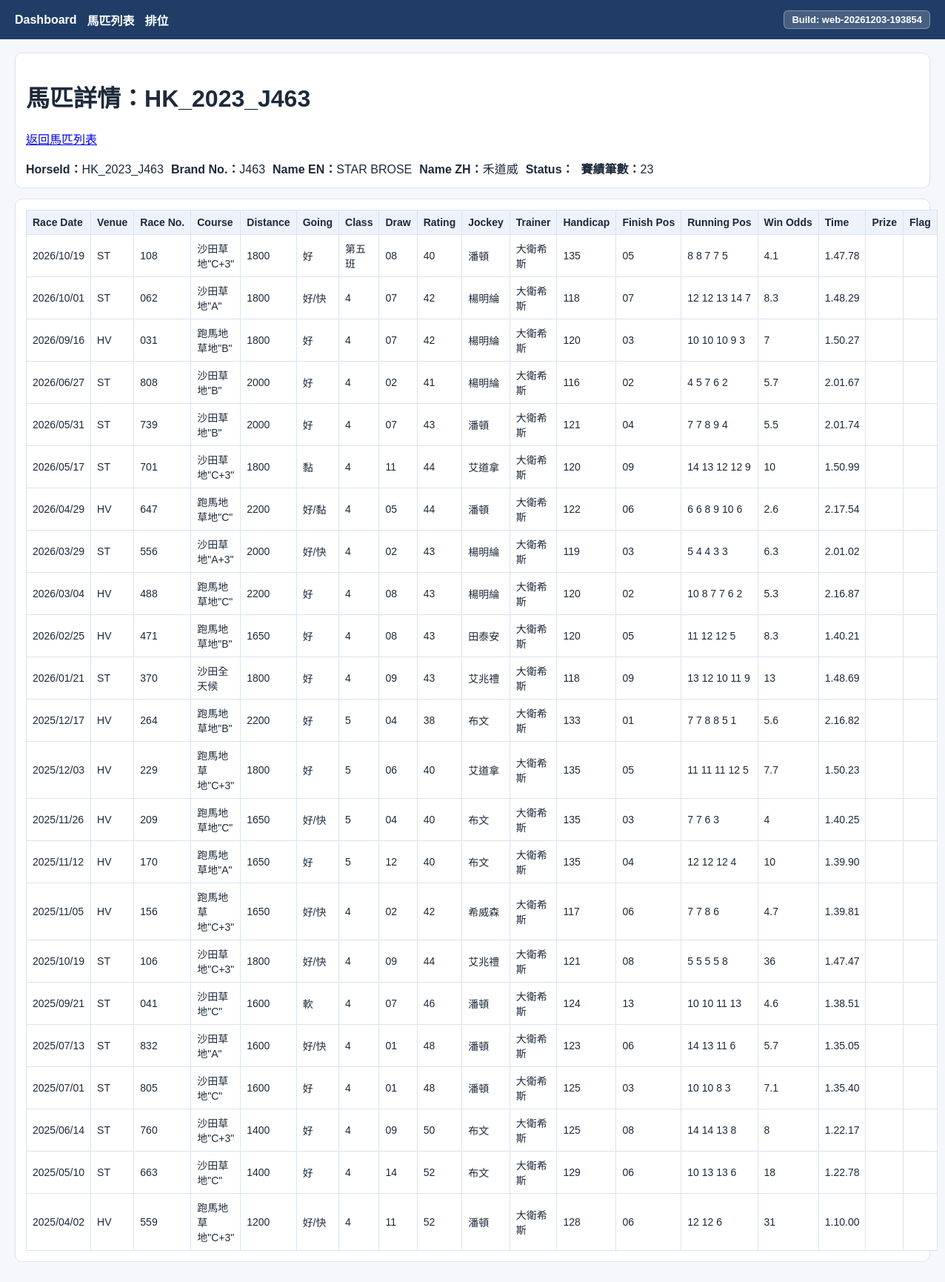
Page /horses/HK_2023_J463 on the committed database.
### tables this page shows
CREATE TABLE horses (
              id INTEGER PRIMARY KEY AUTOINCREMENT,
              horse_id TEXT NOT NULL UNIQUE,
              name_zh TEXT,
              name_en TEXT,
              status TEXT,
              created_at TEXT DEFAULT CURRENT_TIMESTAMP
            , brand_no TEXT);

CREATE TABLE race_records (
              id INTEGER PRIMARY KEY AUTOINCREMENT,
              horse_id TEXT NOT NULL,
              race_date TEXT NOT NULL,
              venue TEXT NOT NULL,
              race_no TEXT NOT NULL,
              course TEXT NOT NULL,
              distance TEXT NOT NULL,
              going TEXT NOT NULL,
              class_band TEXT NOT NULL,
              draw TEXT NOT NULL,
              rating TEXT NOT NULL,
              jockey TEXT NOT NULL,
              trainer TEXT NOT NULL,
              finish_pos TEXT NOT NULL,
              time TEXT NOT NULL,
              prize TEXT NOT NULL, running_pos TEXT NOT NULL DEFAULT '', win_odds TEXT NOT NULL DEFAULT '', handicap TEXT NOT NULL DEFAULT '', place_odds TEXT NOT NULL DEFAULT '', sectional_time TEXT NOT NULL DEFAULT '',
              UNIQUE(
                horse_id, race_date, venue, race_no, course, distance, going, class_band, draw,
                rating, jockey, trainer, finish_pos, time, prize
              )
            );

### racing/web_app.py (the view)
@app.get("/horses/<horse_id>")
def horse_detail(horse_id: str) -> str:
    init_db(DB_PATH)
    horse = fetch_horse_by_id(DB_PATH, horse_id)
    if horse is None:
        abort(404)
    records = fetch_race_records(DB_PATH, horse_id)
    status = get_horse_status(DB_PATH, horse_id)
    records_view = [
        {
            "race_date": format_race_date_display(r.race_date),
            "venue": r.venue,
            "race_no": r.race_no,
            "course": r.course,
            "distance": r.distance,
            "going": r.going,
            "class_band": r.class_band,
            "draw": r.draw,
            "rating": r.rating,
            "jockey": r.jockey,
            "trainer": r.trainer,
            "handicap": r.handicap,
            "finish_pos": r.finish_pos,
            "running_pos": r.running_pos,
            "win_odds": r.win_odds,
            "time": r.time,
            "prize": r.prize,
            "flag": status,
        }
        for r in records
    ]
    return render_template(
        "horse_detail.html",
        horse=horse,
        status=status,
        records=records_view,
        records_total=count_race_records(DB_PATH, horse_id),
    )

### racing/challenge_kings.py (called while the page is built)
def challenge_kings_schema_sql() -> str:
    return """
        CREATE TABLE IF NOT EXISTS challenge_standings (
          id INTEGER PRIMARY KEY AUTOINCREMENT,
          challenge_type TEXT NOT NULL,
          race_date TEXT NOT NULL,
          entry_no TEXT NOT NULL DEFAULT '',
          person_name TEXT NOT NULL,
          day_points TEXT NOT NULL DEFAULT '',
          wins TEXT NOT NULL DEFAULT '',
          seconds TEXT NOT NULL DEFAULT '',
          thirds TEXT NOT NULL DEFAULT '',
          fourths TEXT NOT NULL DEFAULT '',
          remark TEXT NOT NULL DEFAULT '',
          is_other INTEGER NOT NULL DEFAULT 0,
          updated_at TEXT NOT NULL DEFAULT '',
          UNIQUE(challenge_type, race_date, entry_no, person_name, is_other)
        );
        CREATE INDEX IF NOT EXISTS idx_challenge_standings_meeting
          ON challenge_standings(challenge_type, race_date);
    """

### racing/db.py (called while the page is built)
def is_acceptable_horse_id(horse_id: str) -> bool:
    hid = str(horse_id or "").strip()
    if len(hid) < 2 or len(hid) > 48:
        return False
    if hid.lower() in _DISALLOWED_HORSE_IDS:
        return False
    if _RE_HKJC_HORSE_ID.match(hid):
        return True
    if _RE_BRAND_NO.match(hid):
        return True
    return False

def connect(db_path: Path) -> sqlite3.Connection:
    conn = sqlite3.connect(str(db_path), timeout=30.0)
    conn.row_factory = sqlite3.Row
    conn.execute("PRAGMA foreign_keys = ON;")
    conn.execute("PRAGMA busy_timeout = 30000;")
    return conn

def get_connection(db_path: Path) -> sqlite3.Connection:
    return connect(db_path)

def _purge_unacceptable_horses(conn: sqlite3.Connection) -> None:
    rows = conn.execute("SELECT horse_id FROM horses;").fetchall()
    bad = [
        str(r["horse_id"] or "").strip()
        for r in rows
        if not is_acceptable_horse_id(str(r["horse_id"] or ""))
    ]
    if not bad:
        return
    for hid in bad:
        conn.execute("DELETE FROM race_records WHERE horse_id = ?;", (hid,))
        conn.execute("DELETE FROM horses WHERE horse_id = ?;", (hid,))

def count_race_records(db_path: Path, horse_id: str) -> int:
    with get_connection(db_path) as conn:
        cur = conn.execute(
            "SELECT COUNT(*) AS c FROM race_records WHERE horse_id = ?;",
            (horse_id,),
        )
        row = cur.fetchone()
        return int(row["c"]) if row else 0

### racing/schema.py (called while the page is built)
def qident(identifier: str) -> str:
    return '"' + identifier.replace('"', '""') + '"'

### racing/web_templates/horse_detail.html (shortened to what this page needs)
{% extends "base.html" %}
{% block content %}
<div class="card">
  <h1>馬匹詳情：{{ horse["horse_id"] }}</h1>
  <p><a href="{{ url_for('horses_list') }}">返回馬匹列表</a></p>
  <div class="row">
    <div><strong>HorseId：</strong>{{ horse["horse_id"] }}</div>
    <div><strong>Brand No.：</strong>{{ horse["brand_no"] or "" }}</div>
    <div><strong>Name EN：</strong>{{ horse["name_en"] or "" }}</div>
    <div><strong>Name ZH：</strong>{{ horse["name_zh"] or "" }}</div>
    <div><strong>Status：</strong>{{ status or "" }}</div>
    <div><strong>賽績筆數：</strong>{{ records_total }}</div>
  </div>
</div>
<div class="card">
  <table>
    <thead>
      <tr>
        <th>Race Date</th>
        <th>Venue</th>
        <th>Race No.</th>
        <th>Course</th>
        <th>Distance</th>
        <th>Going</th>
        <th>Class</th>
        <th>Draw</th>
        <th>Rating</th>
        <th>Jockey</th>
        <th>Trainer</th>
        <th>Handicap</th>
        <th>Finish Pos</th>
        <th>Running Pos</th>
        <th>Win Odds</th>
        <th>Time</th>
        <th>Prize</th>
        <th>Flag</th>
      </tr>
    </thead>
    <tbody>
      {% for r in records %}
      <tr>
        <td>{{ r["race_date"] }}</td>
        <td>{{ r["venue"] }}</td>
        <td>{{ r["race_no"] }}</td>
        <td>{{ r["course"] }}</td>
        <td>{{ r["distance"] }}</td>
        <td>{{ r["going"] }}</td>
        <td>{{ r["class_band"] }}</td>
        <td>{{ r["draw"] }}</td>
        <td>{{ r["rating"] }}</td>
        <td>{{ r["jockey"] }}</td>
        <td>{{ r["trainer"] }}</td>
        <td>{{ r["handicap"] }}</td>
        <td>{{ r["finish_pos"] }}</td>
        <td>{{ r["running_pos"] }}</td>
        <td>{{ r["win_odds"] }}</td>
        <td>{{ r["time"] }}</td>
        <td>{{ r["prize"] }}</td>
        <td>{{ r["flag"] }}</td>
      </tr>
      {% else %}
      <tr><td colspan="18">目前沒有賽績資料。</td></tr>
      {% endfor %}
    </tbody>
  </table>
</div>
{% endblock %}

### racing/web_templates/base.html (style rules this page uses)
:root { color-scheme: light; }
body { margin: 0; font-family: "Microsoft JhengHei", Arial, sans-serif; background: #f5f7fb; color: #1d2a3a; }
.card { background: #fff; border: 1px solid #dbe3ef; border-radius: 10px; padding: 14px; margin-bottom: 14px; }
table { width: 100%; border-collapse: collapse; background: #fff; }
th, td { border: 1px solid #dbe3ef; padding: 8px; font-size: 14px; text-align: left; }
th { background: #eef3fb; white-space: nowrap; }
.row { display: flex; gap: 10px; align-items: center; flex-wrap: wrap; }

### rows in the picture
horses: horse_id "HK_2023_J463", brand_no "J463", name_en "STAR BROSE", name_zh "禾道威"
race_records: race_date "2026/03/04", venue "HV", race_no "488", course "跑馬地草地\"C\"", distance "2200", going "好", class_band "4", draw "08", rating "43", jockey "楊明綸", trainer "大衛希斯", handicap "120", finish_pos "02", running_pos "10 8 7 7 6 2", win_odds "5.3", time "2.16.87"
race_records: race_date "2026/02/25", venue "HV", race_no "471", course "跑馬地草地\"B\"", distance "1650", going "好", class_band "4", draw "08", rating "43", jockey "田泰安", trainer "大衛希斯", handicap "120", finish_pos "05", running_pos "11 12 12 5", win_odds "8.3", time "1.40.21"
race_records: race_date "2026/01/21", venue "ST", race_no "370", course "沙田全天候", distance "1800", going "好", class_band "4", draw "09", rating "43", jockey "艾兆禮", trainer "大衛希斯", handicap "118", finish_pos "09", running_pos "13 12 10 11 9", win_odds "13", time "1.48.69"

### other values in the picture
{{ web_build_tag }} "web-20261203-193854"
{{ records_total }} "23"
{{ r["race_date"] }} "2026/10/19" "2026/10/01" "2026/09/16" "2026/06/27" "2026/05/31" "2026/05/17" "2026/04/29" "2026/03/29" "2025/12/17" "2025/12/03" "2025/11/26" "2025/11/12" "2025/11/05" "2025/10/19" "2025/09/21" "2025/07/13" "2025/07/01" "2025/06/14" "2025/05/10" "2025/04/02"
{{ r["venue"] }} "ST" "ST" "HV" "ST" "ST" "ST" "HV" "ST" "HV" "HV" "HV" "HV" "HV" "ST" "ST" "ST" "ST" "ST" "ST" "HV"
{{ r["race_no"] }} "108" "062" "031" "808" "739" "701" "647" "556" "264" "229" "209" "170" "156" "106" "041" "832" "805" "760" "663" "559"
{{ r["course"] }} "沙田草地\"C+3\"" "沙田草地\"A\"" "跑馬地草地\"B\"" "沙田草地\"B\"" "沙田草地\"B\"" "沙田草地\"C+3\"" "跑馬地草地\"C\"" "沙田草地\"A+3\"" "跑馬地草地\"B\"" "跑馬地草地\"C+3\"" "跑馬地草地\"C\"" "跑馬地草地\"A\"" "跑馬地草地\"C+3\"" "沙田草地\"C+3\"" "沙田草地\"C\"" "沙田草地\"A\"" "沙田草地\"C\"" "沙田草地\"C+3\"" "沙田草地\"C\"" "跑馬地草地\"C+3\""
{{ r["distance"] }} "1800" "1800" "1800" "2000" "2000" "1800" "2200" "2000" "2200" "1800" "1650" "1650" "1650" "1800" "1600" "1600" "1600" "1400" "1400" "1200"
{{ r["going"] }} "好" "好/快" "好" "好" "好" "黏" "好/黏" "好/快" "好" "好" "好/快" "好" "好/快" "好/快" "軟" "好/快" "好" "好" "好" "好/快"
{{ r["class_band"] }} "第五班" "4" "4" "4" "4" "4" "4" "4" "5" "5" "5" "5" "4" "4" "4" "4" "4" "4" "4" "4"
{{ r["draw"] }} "08" "07" "07" "02" "07" "11" "05" "02" "04" "06" "04" "12" "02" "09" "07" "01" "01" "09" "14" "11"
{{ r["rating"] }} "40" "42" "42" "41" "43" "44" "44" "43" "38" "40" "40" "40" "42" "44" "46" "48" "48" "50" "52" "52"
{{ r["jockey"] }} "潘頓" "楊明綸" "楊明綸" "楊明綸" "潘頓" "艾道拿" "潘頓" "楊明綸" "布文" "艾道拿" "布文" "布文" "希威森" "艾兆禮" "潘頓" "潘頓" "潘頓" "布文" "布文" "潘頓"
{{ r["trainer"] }} "大衛希斯" "大衛希斯" "大衛希斯" "大衛希斯" "大衛希斯" "大衛希斯" "大衛希斯" "大衛希斯" "大衛希斯" "大衛希斯" "大衛希斯" "大衛希斯" "大衛希斯" "大衛希斯" "大衛希斯" "大衛希斯" "大衛希斯" "大衛希斯" "大衛希斯" "大衛希斯"
{{ r["handicap"] }} "135" "118" "120" "116" "121" "120" "122" "119" "133" "135" "135" "135" "117" "121" "124" "123" "125" "125" "129" "128"
{{ r["finish_pos"] }} "05" "07" "03" "02" "04" "09" "06" "03" "01" "05" "03" "04" "06" "08" "13" "06" "03" "08" "06" "06"
